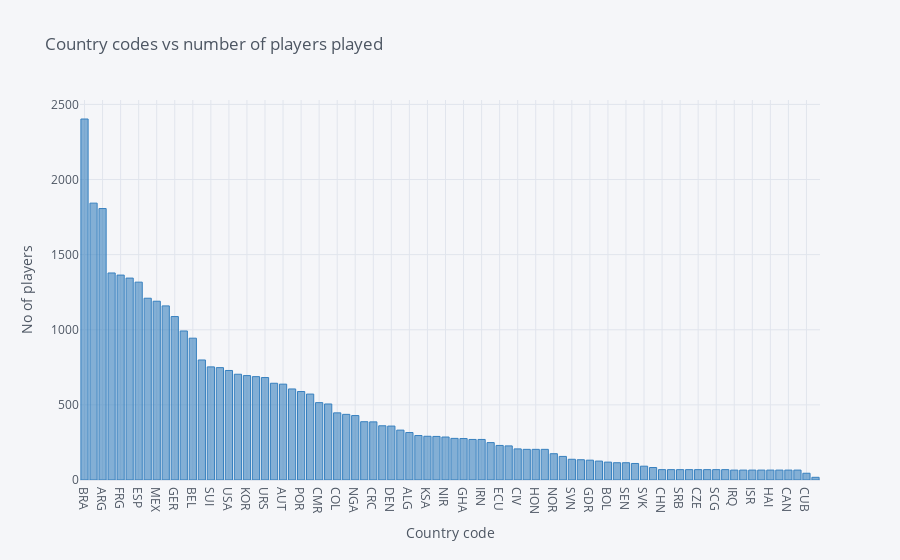

Write notebook code for a chart like this one.
### Code cell
d2.iplot(kind='bar',yTitle='No of players',title='Country codes vs number of players played',colors='blue',xTitle='Country code')

# Insight 6 : Brazil has played the most bnumber of players followed by Italy and Argentina

### Figure 1 — Plotly figure (JSON) as saved in the notebook; plotly's stock layout.template omitted (floating-point values rounded to 4 significant figures)
{"data": [{"marker": {"color": "rgba(55, 128, 191, 0.6)", "line": {"color": "rgba(55, 128, 191, 1.0)", "width": 1}}, "name": "count", "orientation": "v", "text": "", "x": ["BRA", "ITA", "ARG", "ENG", "FRG", "FRA", "ESP", "NED", "MEX", "URU", "GER", "SWE", "BEL", "YUG", "SUI", "CHI", "USA", "HUN", "KOR", "POL", "URS", "TCH", "AUT", "PAR", "POR", "BUL", "CMR", "SCO", "COL", "ROU", "NGA", "JPN", "CRC", "CRO", "DEN", "PER", "ALG", "AUS", "KSA", "IRL", "NIR", "MAR", "GHA", "TUN", "IRN", "GRE", "ECU", "TUR", "CIV", "RSA", "HON", "RUS", "NOR", "PRK", "SVN", "NZL", "GDR", "SLV", "BOL", "UKR", "SEN", "WAL", "SVK", "EGY", "CHN", "TRI", "SRB", "TOG", "CZE", "ANG", "SCG", "BIH", "IRQ", "JAM", "ISR", "ZAI", "HAI", "KUW", "CAN", "UAE", "CUB", "INH"], "y": [2403, 1843, 1807, 1378, 1364, 1344, 1317, 1210, 1190, 1159, 1088, 992, 944, 799, 753, 748, 729, 704, 695, 688, 682, 644, 638, 606, 589, 572, 515, 506, 447, 437, 429, 388, 387, 361, 359, 332, 316, 296, 291, 290, 286, 277, 276, 270, 270, 249, 230, 227, 207, 204, 204, 204, 175, 157, 138, 135, 132, 126, 119, 115, 115, 110, 92, 83, 69, 69, 69, 69, 69, 69, 69, 69, 66, 66, 66, 66, 66, 66, 66, 66, 45, 18], "type": "bar"}], "layout": {"legend": {"bgcolor": "#F5F6F9", "font": {"color": "#4D5663"}}, "paper_bgcolor": "#F5F6F9", "plot_bgcolor": "#F5F6F9", "title": {"font": {"color": "#4D5663"}, "text": "Country codes vs number of players played"}, "xaxis": {"gridcolor": "#E1E5ED", "showgrid": true, "tickfont": {"color": "#4D5663"}, "title": {"font": {"color": "#4D5663"}, "text": "Country code"}, "zerolinecolor": "#E1E5ED"}, "yaxis": {"gridcolor": "#E1E5ED", "showgrid": true, "tickfont": {"color": "#4D5663"}, "title": {"font": {"color": "#4D5663"}, "text": "No of players"}, "zerolinecolor": "#E1E5ED"}}}
